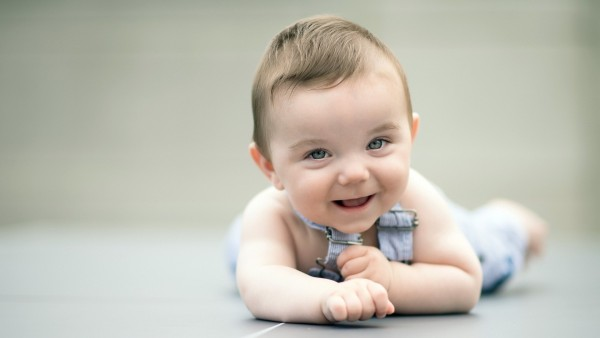
#> input picture Chapter05/image_1.jpg, 600 x 338 px
$ python Detecting_edges.py image_1.jpg   (older library calls are emulated)
#> lines starting #> are read from the running program, lines starting #| are printed output that depends on the picture; after the words box and inside, x2 and y2 are one past the last pixel; in counts of white or black regions, pixels touching at a corner belong together
import sys
import cv2
import numpy as np

in_file = sys.argv[1]
image = cv2.imread(in_file, cv2.IMREAD_GRAYSCALE)
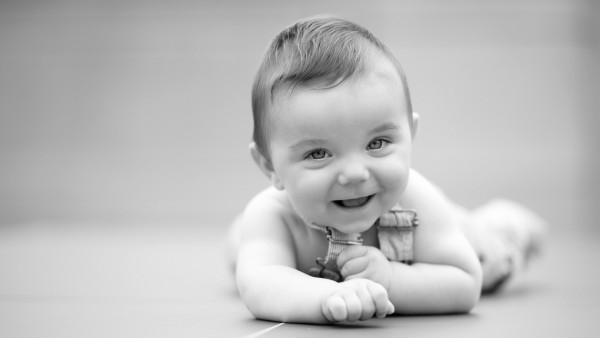
#> image: shape (338, 600); min 0, max 255, mean 188.4

horizontal_sobel = cv2.Sobel(image, cv2.CV_64F, 1, 0, ksize=5)

vertical_sobel = cv2.Sobel(image, cv2.CV_64F, 0, 1, ksize=5)
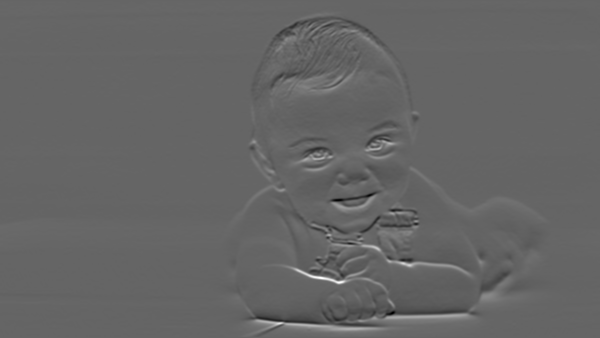
#> vertical_sobel: shape (338, 600) float64; min -6675, max 10136, mean 16.8; drawn with min black and max white

laplacian_img = cv2.Laplacian(image, cv2.CV_64F)
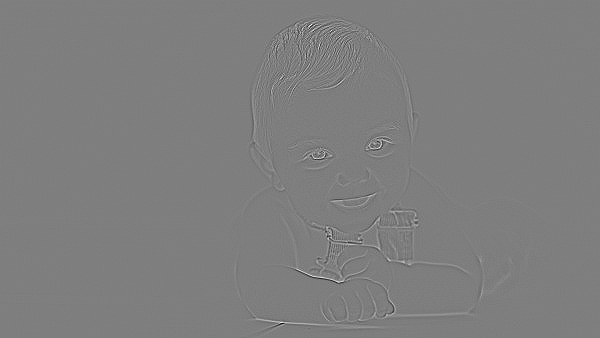
#> laplacian_img: shape (338, 600) float64; min -222, max 225, mean 0; drawn with min black and max white

canny_img = cv2.Canny(image, 30, 200)
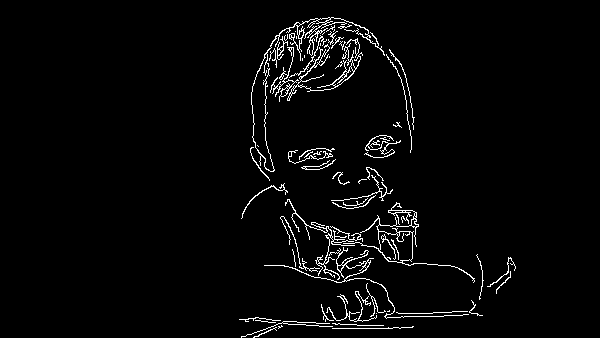
#> canny_img: shape (338, 600); 2.9% white in thin lines or dots, all inside (x1, y1, x2, y2) = (239, 17, 516, 338)

cv2.imshow('Original', image)
cv2.imshow('horizontal Sobel', horizontal_sobel)
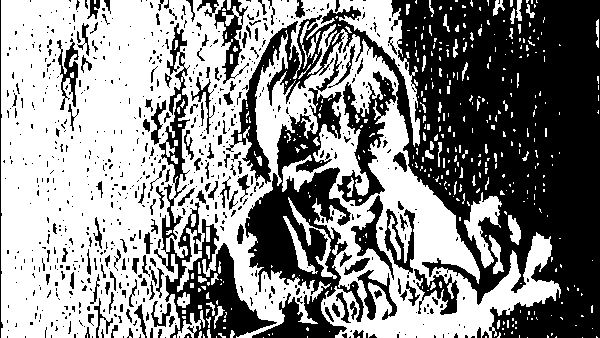
#> window 'horizontal Sobel': shape (338, 600); 54.6% white; 755 black regions (605 under 20 px), largest, box (x1, y1, x2, y2) and area: (226, 0, 600, 338) 56870, (245, 52, 364, 338) 11992, (154, 23, 277, 338) 7352
cv2.imshow('vertical Sobel', vertical_sobel)
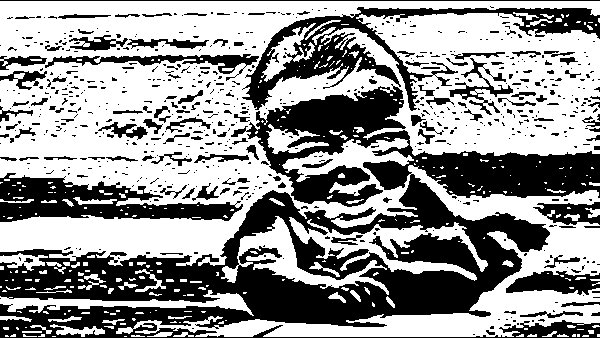
#> window 'vertical Sobel': shape (338, 600); 58.2% white; 663 black regions (538 under 20 px), largest, box (x1, y1, x2, y2) and area: (0, 84, 600, 338) 54514, (242, 7, 600, 111) 8197, (0, 173, 243, 222) 5913
cv2.imshow('Laplacian image', laplacian_img)
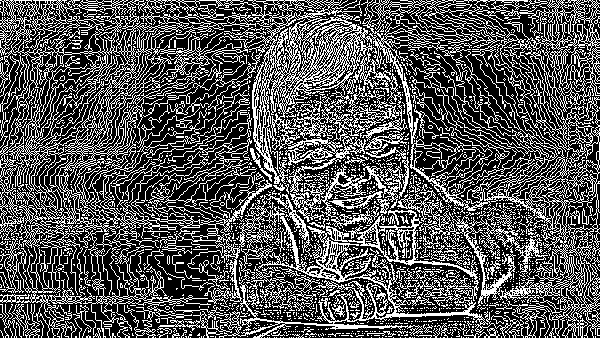
#> window 'Laplacian image': shape (338, 600); 33.7% white in thin lines or dots
cv2.imshow('Canny image', canny_img)

cv2.waitKey()

#> (the run stopped early here; a loop or call above may not have finished)

$ run again, on Chapter05/image_5.jpg
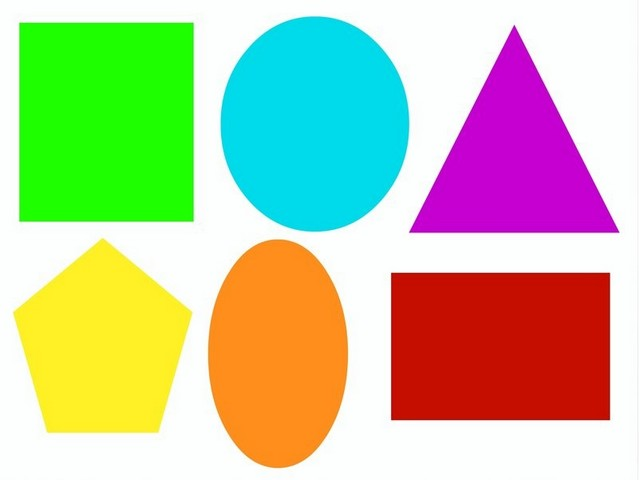
#> input picture Chapter05/image_5.jpg, 640 x 480 px
#> canny_img: shape (480, 640); 1.2% white in thin lines or dots, all inside (x1, y1, x2, y2) = (19, 16, 620, 469)
#> `cv2.imshow('Laplacian image', laplacian_img)`:
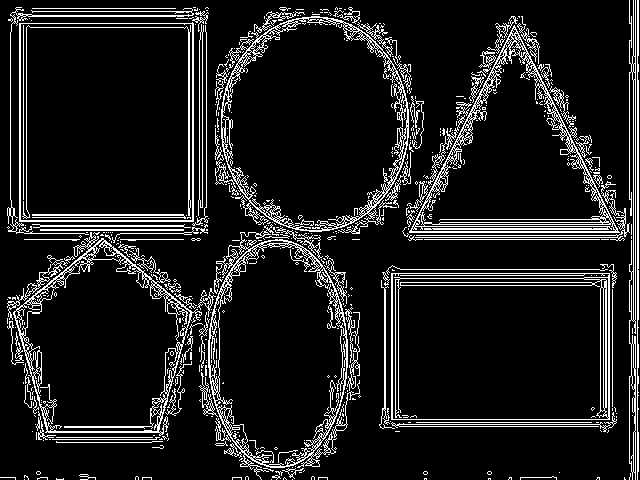
#> window 'Laplacian image': shape (480, 640); 11.5% white in thin lines or dots
